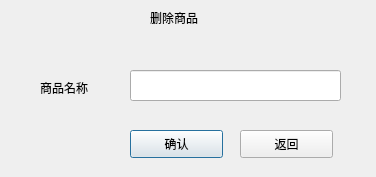
<?xml version="1.0" encoding="UTF-8"?>
<ui version="4.0">
 <class>delgoods</class>
 <widget class="QDialog" name="delgoods">
  <property name="geometry">
   <rect>
    <x>0</x>
    <y>0</y>
    <width>376</width>
    <height>177</height>
   </rect>
  </property>
  <property name="windowTitle">
   <string>Dialog</string>
  </property>
  <widget class="QLabel" name="label">
   <property name="geometry">
    <rect>
     <x>150</x>
     <y>10</y>
     <width>72</width>
     <height>15</height>
    </rect>
   </property>
   <property name="text">
    <string>删除商品</string>
   </property>
  </widget>
  <widget class="QLabel" name="label_2">
   <property name="geometry">
    <rect>
     <x>40</x>
     <y>80</y>
     <width>72</width>
     <height>15</height>
    </rect>
   </property>
   <property name="text">
    <string>商品名称</string>
   </property>
  </widget>
  <widget class="QLineEdit" name="lineEdit">
   <property name="geometry">
    <rect>
     <x>130</x>
     <y>70</y>
     <width>211</width>
     <height>31</height>
    </rect>
   </property>
  </widget>
  <widget class="QPushButton" name="pushButton">
   <property name="geometry">
    <rect>
     <x>130</x>
     <y>130</y>
     <width>93</width>
     <height>28</height>
    </rect>
   </property>
   <property name="text">
    <string>确认</string>
   </property>
  </widget>
  <widget class="QPushButton" name="pushButton_2">
   <property name="geometry">
    <rect>
     <x>240</x>
     <y>130</y>
     <width>93</width>
     <height>28</height>
    </rect>
   </property>
   <property name="text">
    <string>返回</string>
   </property>
  </widget>
 </widget>
 <resources/>
 <connections/>
</ui>
